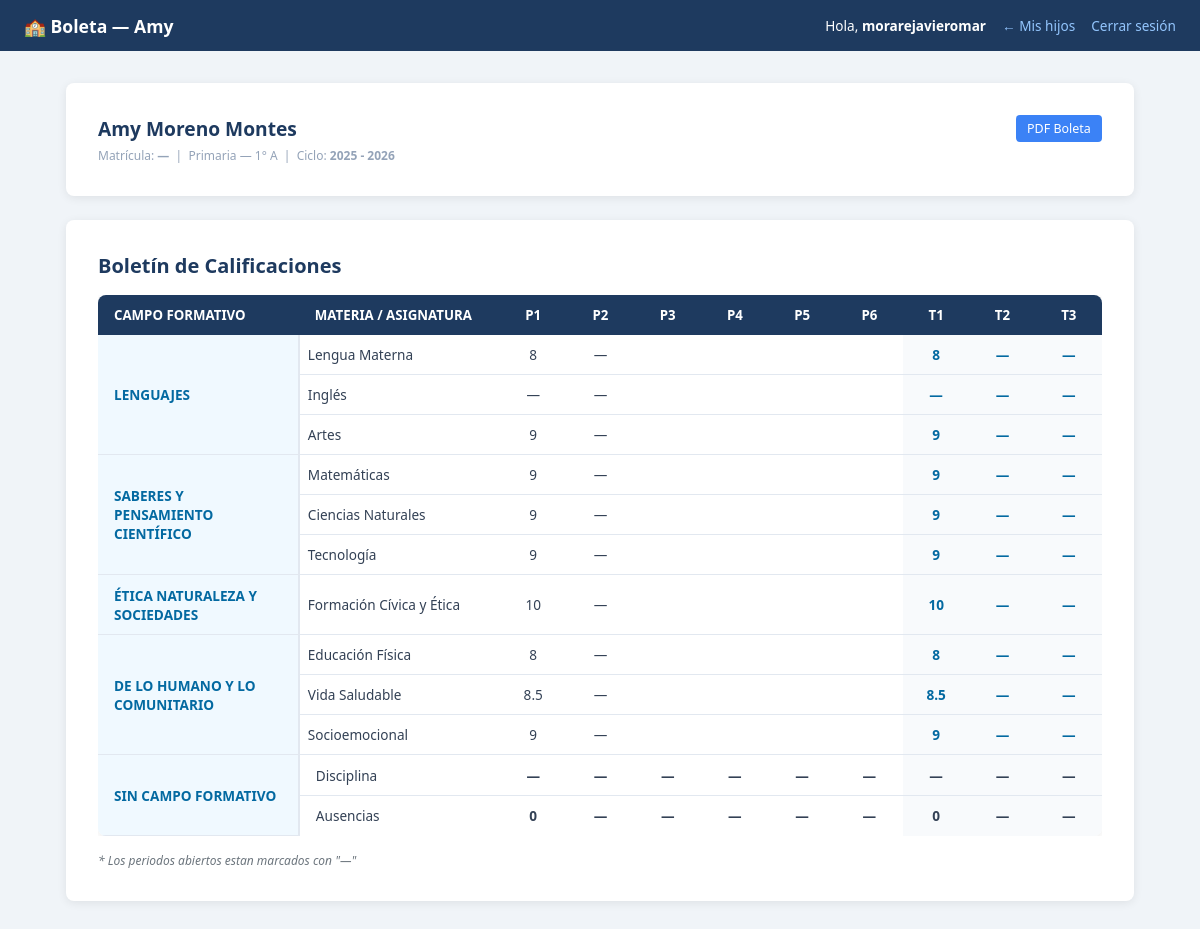
The page /padre/boleta.php?alumno_id=1 (signed in) on the database its author committed.
### tables this page shows
CREATE TABLE `alumnos` (
  `id` int(10) unsigned NOT NULL AUTO_INCREMENT,
  `user_id` int(10) unsigned NOT NULL,
  `matricula` varchar(25) DEFAULT NULL,
  `nombre` varchar(100) NOT NULL,
  `apellido_paterno` varchar(60) NOT NULL,
  `apellido_materno` varchar(60) DEFAULT NULL,
  `curp` char(18) DEFAULT NULL,
  `fecha_nacimiento` date NOT NULL,
  `fecha_ingreso` date NOT NULL,
  `genero` enum('masculino','femenino','otro') NOT NULL,
  `rol` enum('estudiante') NOT NULL DEFAULT 'estudiante',
  `grado` tinyint(3) unsigned NOT NULL COMMENT '1-6',
  `grupo` enum('A','B','C','D') NOT NULL,
  `seccion` enum('maternal','preescolar','primaria','secundaria') NOT NULL,
  `activo` tinyint(1) NOT NULL DEFAULT 1,
  `creado_en` datetime NOT NULL DEFAULT current_timestamp(),
  `estatus` enum('nuevo_ingreso','reinscripcion','regular','baja') NOT NULL DEFAULT 'regular' COMMENT 'Estatus del alumno',
  `beca_interna` decimal(10,2) NOT NULL DEFAULT 0.00 COMMENT 'Monto de beca interna',
  `beca_externa` decimal(10,2) NOT NULL DEFAULT 0.00 COMMENT 'Monto de beca externa',
  PRIMARY KEY (`id`),
  UNIQUE KEY `user_id` (`user_id`),
  UNIQUE KEY `curp` (`curp`),
  UNIQUE KEY `matricula` (`matricula`),
  KEY `idx_estatus` (`estatus`),
  KEY `idx_beca_interna` (`beca_interna`),
  KEY `idx_beca_externa` (`beca_externa`),
  KEY `idx_fecha_ingreso` (`fecha_ingreso`),
  KEY `idx_apellidos_nombre` (`apellido_paterno`,`apellido_materno`,`nombre`),
  CONSTRAINT `alumnos_ibfk_1` FOREIGN KEY (`user_id`) REFERENCES `users` (`id`) ON DELETE CASCADE
);

CREATE TABLE `ciclos_escolares` (
  `id` int(10) unsigned NOT NULL AUTO_INCREMENT,
  `nombre` varchar(30) NOT NULL,
  `fecha_inicio` date NOT NULL,
  `fecha_fin` date NOT NULL,
  `activo` tinyint(1) NOT NULL DEFAULT 0,
  `creado_en` timestamp NOT NULL DEFAULT current_timestamp(),
  PRIMARY KEY (`id`),
  UNIQUE KEY `nombre` (`nombre`)
);

CREATE TABLE `asignaciones` (
  `id` int(10) unsigned NOT NULL AUTO_INCREMENT,
  `ciclo_id` int(10) unsigned NOT NULL,
  `materia_id` int(10) unsigned NOT NULL,
  `campo_formativo_id` int(10) unsigned DEFAULT NULL COMMENT 'NULL para Higiene',
  `seccion` enum('maternal','preescolar','primaria','secundaria') NOT NULL,
  `grado` tinyint(3) unsigned NOT NULL,
  `grupo` varchar(10) NOT NULL DEFAULT 'A',
  `orden` tinyint(3) unsigned NOT NULL DEFAULT 0 COMMENT 'Orden en la boleta',
  `activo` tinyint(1) NOT NULL DEFAULT 1,
  `creado_en` datetime NOT NULL DEFAULT current_timestamp(),
  `created_at` timestamp NOT NULL DEFAULT current_timestamp(),
  PRIMARY KEY (`id`),
  UNIQUE KEY `uk_asignacion` (`ciclo_id`,`materia_id`,`seccion`,`grado`,`grupo`),
  KEY `fk_asig_materia` (`materia_id`),
  KEY `fk_asig_campo` (`campo_formativo_id`),
  CONSTRAINT `fk_asig_campo` FOREIGN KEY (`campo_formativo_id`) REFERENCES `campos_formativos` (`id`),
  CONSTRAINT `fk_asig_ciclo` FOREIGN KEY (`ciclo_id`) REFERENCES `ciclos_escolares` (`id`),
  CONSTRAINT `fk_asig_materia` FOREIGN KEY (`materia_id`) REFERENCES `materias` (`id`)
);

CREATE TABLE `materias` (
  `id` int(10) unsigned NOT NULL AUTO_INCREMENT,
  `nombre` varchar(80) NOT NULL,
  `campo_formativo_id` int(10) unsigned DEFAULT NULL,
  `es_ingles` tinyint(1) NOT NULL DEFAULT 0,
  `es_artes` tinyint(1) NOT NULL DEFAULT 0,
  `es_higiene` tinyint(1) NOT NULL DEFAULT 0,
  `es_disciplina` tinyint(1) NOT NULL DEFAULT 0,
  `es_ausencias` tinyint(1) NOT NULL DEFAULT 0,
  `grupo_visual` varchar(30) DEFAULT NULL COMMENT 'base|ciencias|ingles|artes|cocurriculares|higiene|disciplina|ausencias',
  `activo` tinyint(1) NOT NULL DEFAULT 1,
  `creado_en` datetime NOT NULL DEFAULT current_timestamp(),
  PRIMARY KEY (`id`),
  KEY `fk_materia_campo` (`campo_formativo_id`),
  CONSTRAINT `fk_materia_campo` FOREIGN KEY (`campo_formativo_id`) REFERENCES `campos_formativos` (`id`)
);

CREATE TABLE `ausencias` (
  `id` int(10) unsigned NOT NULL AUTO_INCREMENT,
  `alumno_id` int(10) unsigned NOT NULL,
  `ciclo_id` int(10) unsigned NOT NULL,
  `periodo` tinyint(3) unsigned NOT NULL COMMENT '1 al 6',
  `dias_ausencia` tinyint(3) unsigned NOT NULL DEFAULT 0,
  `capturado_por` int(10) unsigned NOT NULL,
  `capturado_en` datetime NOT NULL DEFAULT current_timestamp(),
  `actualizado_en` datetime NOT NULL DEFAULT current_timestamp() ON UPDATE current_timestamp(),
  PRIMARY KEY (`id`),
  UNIQUE KEY `uk_ausencia` (`alumno_id`,`ciclo_id`,`periodo`),
  KEY `fk_ausencias_ciclo` (`ciclo_id`),
  KEY `fk_ausencias_prof` (`capturado_por`),
  CONSTRAINT `fk_ausencias_alumno` FOREIGN KEY (`alumno_id`) REFERENCES `alumnos` (`id`) ON DELETE CASCADE,
  CONSTRAINT `fk_ausencias_ciclo` FOREIGN KEY (`ciclo_id`) REFERENCES `ciclos_escolares` (`id`),
  CONSTRAINT `fk_ausencias_prof` FOREIGN KEY (`capturado_por`) REFERENCES `profesores` (`id`)
);

### padre/boleta.php (the view, shortened to what the rows shown need)
<?php
require_once __DIR__ . '/../models/AlumnoModel.php';
require_once __DIR__ . '/../models/CicloModel.php';
require_once __DIR__ . '/../models/BoletaModel.php';
$db          = getConexion();
$cicloModelo = new CicloModel($db);
$boletaModel = new BoletaModel($db);
$cicloActivo = $cicloModelo->obtenerActivo();
$alumnoId    = (int)($_GET['alumno_id'] ?? 0);
$boleta = $boletaModel->obtenerBoleta($alumnoId, (int)$cicloActivo['id']);
$alumno           = $boleta['alumno']           ?? [];
$porCampo         = $boleta['porCampo']         ?? [];
$periodosAbiertos = $boleta['periodosAbiertos'] ?? [];
$disciplina = array_fill(1, 6, '—');
$stmt = $db->prepare("
    SELECT c.periodo, ROUND(SUM(c.calificacion * ad.porcentaje) / NULLIF(SUM(ad.porcentaje), 0)) AS promedio
    FROM calificaciones_disciplina c
    JOIN asignacion_disciplina_aspectos ad ON ad.id = c.aspecto_id
    WHERE c.alumno_id = ?
      AND ad.activo = 1
    GROUP BY c.periodo
    ORDER BY c.periodo
");
if ($stmt) {
    $stmt->bind_param('i', $alumnoId);
    $stmt->execute();
    $res = $stmt->get_result();
    while ($row = $res->fetch_assoc()) {
        $disciplina[$row['periodo']] = $row['promedio'] ?? '—';
    }
}
$ausencias = array_fill(1, 6, '—');
$stmt = $db->prepare("
    SELECT periodo, dias_ausencia
    FROM ausencias
    WHERE alumno_id = ? AND ciclo_id = ?
    ORDER BY periodo
");
if ($stmt) {
    $stmt->bind_param('ii', $alumnoId, $cicloActivo['id']);
    $stmt->execute();
    $res = $stmt->get_result();
    while ($row = $res->fetch_assoc()) {
        $ausencias[$row['periodo']] = $row['dias_ausencia'] ?? '—';
    }
}
function calcTrimestreDisciplina($p1, $p2) {
    if ($p1 !== null && $p1 !== '—') return $p1;
    return '—';
}
$disciplinaTrim1 = calcTrimestreDisciplina($disciplina[1] ?? '—', $disciplina[2] ?? '—');
$disciplinaTrim2 = calcTrimestreDisciplina($disciplina[3] ?? '—', $disciplina[4] ?? '—');
$disciplinaTrim3 = calcTrimestreDisciplina($disciplina[5] ?? '—', $disciplina[6] ?? '—');
$ausenciasTrim1 = calcTrimestreDisciplina($ausencias[1] ?? '—', $ausencias[2] ?? '—');
$ausenciasTrim2 = calcTrimestreDisciplina($ausencias[3] ?? '—', $ausencias[4] ?? '—');
$ausenciasTrim3 = calcTrimestreDisciplina($ausencias[5] ?? '—', $ausencias[6] ?? '—');
function redondearArtes($valor) {
    $entero  = floor($valor);
    $decimal = $valor - $entero;
    if ($decimal >= 0.6) {
        return (float) ($entero + 1);
    } else {
        return (float) $entero;
    }
}
function agruparArtes($materias, $grado, $seccion) {
    $artesMaterias = [];
    $otrasMaterias = [];
    $artesIds = [4, 27, 28, 29];
    if ($seccion === 'secundaria') {
        $artesIdsAplican = [4, 29];
    } elseif ($grado >= 5) {
        $artesIdsAplican = [4, 27, 29];
    } else {
        $artesIdsAplican = [4, 27, 28];
    }
    foreach ($materias as $m) {
        $materiaId = (int)($m['materia_id'] ?? 0);
        if (in_array($materiaId, $artesIds) && in_array($materiaId, $artesIdsAplican)) {
            $artesMaterias[] = $m;
        } else {
            $otrasMaterias[] = $m;
        }
    }
    $promedioArtes = [
        'materia_nombre' => 'Artes',
        'materia_id' => 4,
        'es_artes' => 1,
        'es_ingles' => 0,
        'asignacion_id' => 0,
        'calificaciones' => [],
        'trimestres' => [1 => null, 2 => null, 3 => null],
    ];
    for ($p = 1; $p <= 6; $p++) {
        $suma = 0;
        $count = 0;
        foreach ($artesMaterias as $am) {
            $cal = $am['calificaciones'][$p] ?? null;
            if ($cal !== null) {
                $suma += $cal;
                $count++;
            }
        }
        $promedioArtes['calificaciones'][$p] = $count > 0 ? redondearArtes($suma / $count) : null;
    }
    for ($t = 1; $t <= 3; $t++) {
        $suma = 0;
        $count = 0;
        foreach ($artesMaterias as $am) {
            $prom = $am['trimestres'][$t] ?? null;
            if ($prom !== null) {
                $suma += $prom;
                $count++;
            }
        }
        $promedioArtes['trimestres'][$t] = $count > 0 ? redondearArtes($suma / $count) : null;
    }
    $otrasMaterias[] = $promedioArtes;
    return $otrasMaterias;
}
$gradoAlumno   = (int)($alumno['grado'] ?? 1);
$seccionAlumno = $alumno['seccion'] ?? 'primaria';
foreach ($porCampo as $campo => $materias) {
    $hayArtes = false;
    foreach ($materias as $m) {
        $materiaId = (int)($m['materia_id'] ?? 0);
        if (in_array($materiaId, [4, 27, 28, 29])) {
            $hayArtes = true;
            break;
        }
    }
    if ($hayArtes) {
        $porCampo[$campo] = agruparArtes($materias, $gradoAlumno, $seccionAlumno);
    }
}
$ordenCampos = [
    'LENGUAJES',
    'SABERES Y PENSAMIENTO CIENTÍFICO',
    'ÉTICA NATURALEZA Y SOCIEDADES',
    'DE LO HUMANO Y LO COMUNITARIO',
    'SIN CAMPO FORMATIVO',
];
$porCampoFinal = [];
foreach ($ordenCampos as $campo) {
    if (isset($porCampo[$campo])) {
        $materiasFiltradas = array_filter($porCampo[$campo], function($m) {
            $nombre = strtolower($m['materia_nombre'] ?? '');
            return $nombre !== 'disciplina' && $nombre !== 'ausencias';
        });
        if (!empty($materiasFiltradas)) {
            $porCampoFinal[$campo] = array_values($materiasFiltradas);
        }
    }
}
$porCampo = $porCampoFinal;
$pageTitle = 'Boleta — ' . ($alumno['nombre'] ?? '');
$backLink  = 'mis_hijos.php';
include __DIR__ . '/../includes/header.php';
?>
<main class="container">
  <?php if (empty($alumno)): ?>
    <p class="empty-state">No se encontró información del alumno.</p>
  <?php else: ?>
  <div class="card" style="margin-bottom:1.5rem;">
    <div style="display:flex; justify-content:space-between; align-items:start; flex-wrap:wrap; gap:1rem;">
      <div>
        <h2 style="color:var(--color-primary); font-size:1.2rem; margin-bottom:.3rem;">
          <?= htmlspecialchars($alumno['nombre'] . ' ' . $alumno['apellido_paterno'] . ' ' . ($alumno['apellido_materno'] ?? '')) ?>
        </h2>
        <p class="form-hint">
          Matrícula: <strong><?= htmlspecialchars($alumno['matricula'] ?? '—') ?></strong>
          &nbsp;|&nbsp;
          <?= ucfirst($alumno['seccion']) ?> — <?= $alumno['grado'] ?>° <?= $alumno['grupo'] ?>
          &nbsp;|&nbsp;
          Ciclo: <strong><?= htmlspecialchars($cicloActivo['nombre']) ?></strong>
        </p>
      </div>
      <div>
        <a class="btn btn--sm btn--accent"
           href="boleta_pdf_primaria.php?alumno_id=<?= $alumnoId ?>"
           target="_blank">
          PDF Boleta
        </a>
      </div>
    </div>
  </div>
  <section class="card">
    <h3 class="section-title" style="margin-bottom:1rem;">Boletín de Calificaciones</h3>
    <div style="overflow-x:auto;">
      <table class="data-table">
        <thead>
          <tr>
            <th style="text-align:left; width:20%;">CAMPO FORMATIVO</th>
            <th style="text-align:left; width:20%;">MATERIA / ASIGNATURA</th>
            <?php for ($p = 1; $p <= 6; $p++): ?>
              <th style="text-align:center; min-width:40px;">P<?= $p ?></th>
            <?php endfor; ?>
            <th style="text-align:center;">T1</th>
            <th style="text-align:center;">T2</th>
            <th style="text-align:center;">T3</th>
          </tr>
        </thead>
        <tbody>
          <?php foreach ($porCampo as $campo => $materias): ?>
            <?php
              $materiasVista = array_values(array_filter($materias, function($m) {
                  return !((int)($m['es_ingles'] ?? 0) === 1 && (int)($m['asignacion_id'] ?? 0) > 0);
              }));
              $totalFilas = count($materiasVista);
            ?>
            <?php foreach ($materiasVista as $i => $m): ?>
              <tr>
                <?php if ($i === 0): ?>
                  <td rowspan="<?= $totalFilas ?>"
                      style="font-weight:700; background:#f0f9ff; color:#0369a1; vertical-align:middle; border-right:2px solid #e2e8f0;">
                    <?= htmlspecialchars($campo) ?>
                  </td>
                <?php endif; ?>
                <td style="font-size:.85rem; font-weight:500; padding:10px 8px;">
                  <?= htmlspecialchars($m['materia_nombre']) ?>
                </td>
                <?php for ($p = 1; $p <= 6; $p++): ?>
                  <?php $cal = $m['calificaciones'][$p] ?? null; ?>
                  <td style="text-align:center; font-size:.85rem; padding:8px 4px;
                    <?= ($cal !== null && $cal < 6) ? 'color:#dc2626; font-weight:700;' : '' ?>">
                    <?= $cal !== null ? $cal : (in_array($p, $periodosAbiertos) ? '—' : '') ?>
                  </td>
                <?php endfor; ?>
                <?php for ($t = 1; $t <= 3; $t++): ?>
                  <?php $prom = $m['trimestres'][$t] ?? null; ?>
                  <td style="text-align:center; font-size:.85rem; font-weight:700; background:#f8fafc; padding:8px 4px;
                    <?= ($prom !== null && $prom < 6) ? 'color:#dc2626;' : 'color:#0369a1;' ?>">
                    <?= $prom !== null ? $prom : '—' ?>
                  </td>
                <?php endfor; ?>
              </tr>
            <?php endforeach; ?>
          <?php endforeach; ?>
          <tr>
            <td rowspan="2" style="font-weight:700; background:#f0f9ff; color:#0369a1; vertical-align:middle; border-right:2px solid #e2e8f0;">SIN CAMPO FORMATIVO</td>
            <td style="font-weight:500;">Disciplina</td>
            <?php for ($p = 1; $p <= 6; $p++): ?>
              <td style="text-align:center; font-weight:700;"><?= $disciplina[$p] ?? '—' ?></td>
            <?php endfor; ?>
            <td style="text-align:center; font-weight:700; background:#f8fafc;"><?= $disciplinaTrim1 ?></td>
            <td style="text-align:center; font-weight:700; background:#f8fafc;"><?= $disciplinaTrim2 ?></td>
            <td style="text-align:center; font-weight:700; background:#f8fafc;"><?= $disciplinaTrim3 ?></td>
          </tr>
          <tr>
            <td style="font-weight:500;">Ausencias</td>
            <?php for ($p = 1; $p <= 6; $p++): ?>
              <td style="text-align:center; font-weight:700;"><?= $ausencias[$p] ?? '—' ?></td>
            <?php endfor; ?>
            <td style="text-align:center; font-weight:700; background:#f8fafc;"><?= $ausenciasTrim1 ?></td>
            <td style="text-align:center; font-weight:700; background:#f8fafc;"><?= $ausenciasTrim2 ?></td>
            <td style="text-align:center; font-weight:700; background:#f8fafc;"><?= $ausenciasTrim3 ?></td>
          </tr>
        </tbody>
      </table>
    </div>
    <?php if (!empty($periodosAbiertos)): ?>
      <p style="font-size:0.75rem; color:#6c757d; margin-top:1rem; font-style:italic;">
        * Los periodos abiertos estan marcados con "—"
      </p>
    <?php endif; ?>
  </section>
  <?php endif; ?>
</main>
<?php include __DIR__ . '/../includes/footer.php'; ?>

### includes/header.php (shortened to what the rows shown need)
<?php
$backLabel = $backLabel ?? '← Menú';
$backLink  = $backLink  ?? '';
?>
<!DOCTYPE html>
<html lang="es">
<head>
  <link rel="stylesheet" href="/proyecto/css/style.css">
</head>
<body>
<header class="site-header">
  <span class="site-header__title">
    🏫 <?= htmlspecialchars($pageTitle ?? 'Sistema Escolar') ?>
  </span>
  <nav class="site-header__nav" aria-label="Navegación de cabecera">
    <?php if (!empty($_SESSION['username'])): ?>
      <span>Hola, <strong><?= htmlspecialchars($_SESSION['username']) ?></strong></span>
    <?php endif; ?>
    <?php if ($backLink !== ''): ?>
      <a href="<?= htmlspecialchars($backLink) ?>"><?= htmlspecialchars($backLabel) ?></a>
    <?php endif; ?>
    <?php if (!empty($_SESSION['user_id'])): ?>
      <a href="/proyecto/logout.php">Cerrar sesión</a>
    <?php endif; ?>
  </nav>
</header>

### rows shown on the page
alumnos: nombre "Boleta — Amy", nombre+apellido_paterno+apellido_materno "Amy Moreno Montes", matricula "—", seccion "Primaria", grado "1", grupo "A"
ciclos_escolares: nombre "2025 - 2026"
asignaciones: campo "LENGUAJES", materia.nombre "Lengua Materna", cal "8", prom "8"
asignaciones: materia.nombre "Artes", cal "9", prom "9"
asignaciones: campo "SABERES Y PENSAMIENTO CIENTÍFICO", materia.nombre "Matemáticas", cal "9", prom "9"
asignaciones: materia.nombre "Ciencias Naturales", cal "9", prom "9"
asignaciones: materia.nombre "Tecnología", cal "9", prom "9"
asignaciones: campo "ÉTICA NATURALEZA Y SOCIEDADES", materia.nombre "Formación Cívica y Ética", cal "10", prom "10"
asignaciones: campo "DE LO HUMANO Y LO COMUNITARIO", materia.nombre "Educación Física", cal "8", prom "8"
asignaciones: materia.nombre "Vida Saludable", cal "8.5", prom "8.5"
asignaciones: materia.nombre "Socioemocional", cal "9", prom "9"
ausencias: dias_ausencia "0"

### other values the page prints
$_SESSION['username'] "morarejavieromar"
$backLabel "← Mis hijos"
$m['materia_nombre'] "Inglés"
$disciplina[$p] "—"
$disciplinaTrim1 "—"
$disciplinaTrim2 "—"
$disciplinaTrim3 "—"
$ausencias[$p] "0"
$ausencias[$p] "—"
$ausenciasTrim2 "—"
$ausenciasTrim3 "—"
